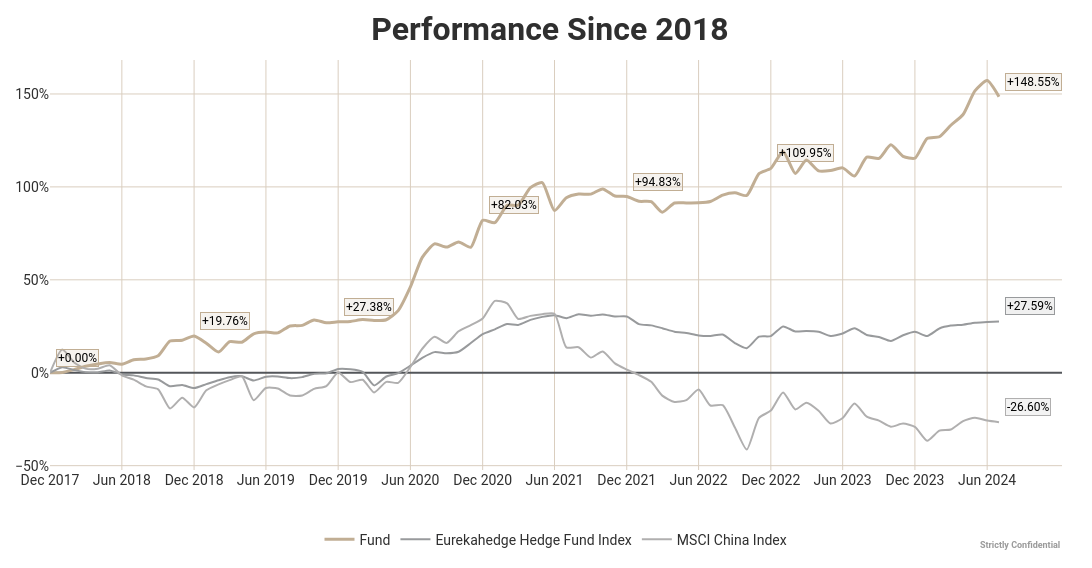

Notebook source saved alongside this figure:
### Markdown cell above
### Plot Cumulative Retrun Graphs

### Code cell
funds_to_be_plot = subset_of_funds(funds, ['RDGFF', 'EUREKAHEDGE','MSCI CHINA'])
start_month = "2007-12"
end_month = "2024-7"

plot = plot_cumulative_returns(
    funds=funds_to_be_plot,
    title="",
    start_month=start_month,
    end_month=end_month,
    style="excel",
    language="en",
    blur=True,
    aspect_lock=True,
    custom_ticks=False,
    save=False,
    toggle=False
    )
